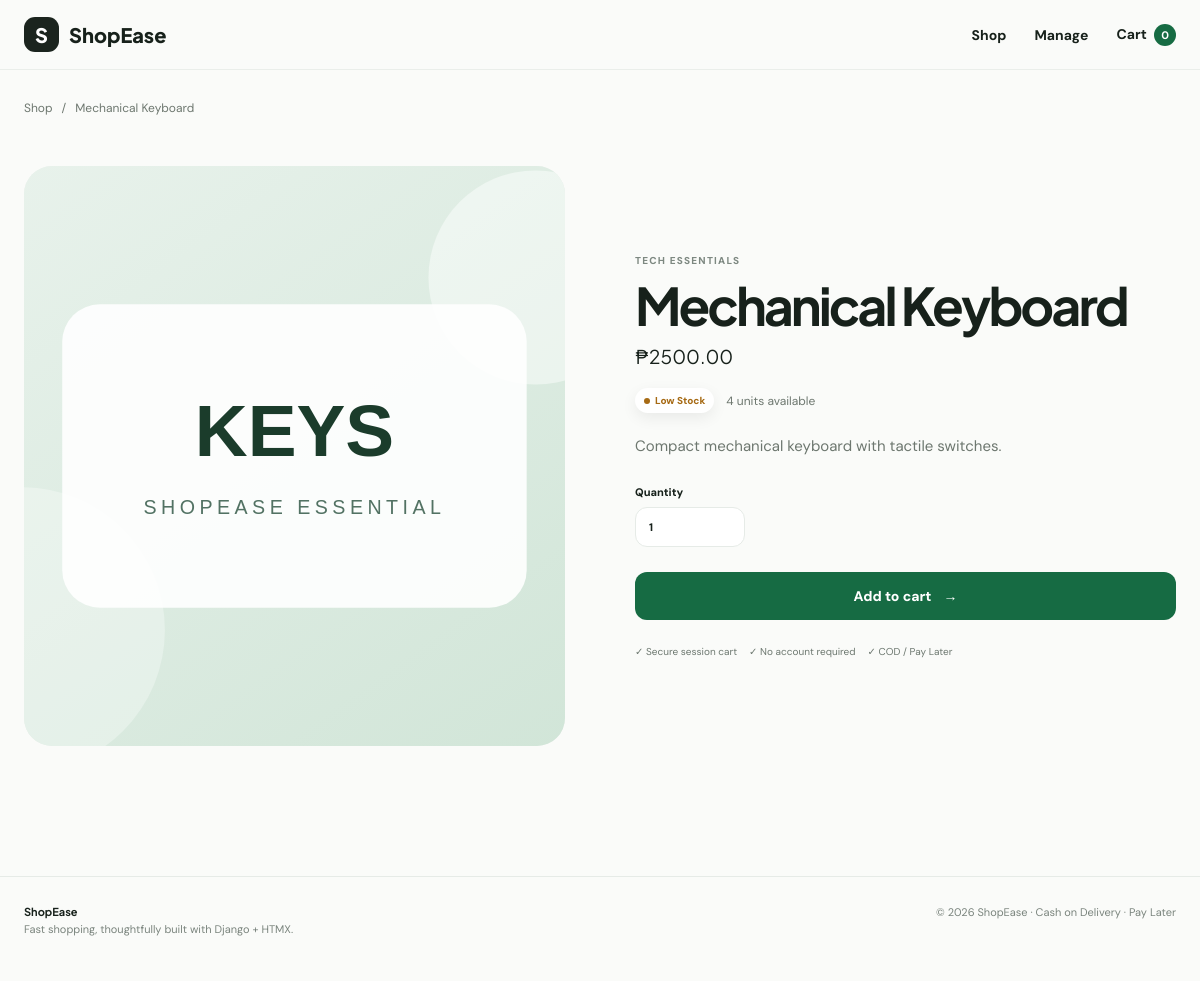
Screenshot of /products/2/ with the database file from the repository.
### store/models.py (models this page shows, shortened)
class Product(models.Model):
    name=models.CharField(max_length=160)
    category=models.ForeignKey(Category,on_delete=models.PROTECT,related_name='products')
    description=models.TextField()
    price=models.DecimalField(max_digits=10,decimal_places=2)
    stock=models.PositiveIntegerField(default=0)
    image=models.ImageField(upload_to='products/',blank=True,null=True)
    is_active=models.BooleanField(default=True)
    date_created=models.DateTimeField(auto_now_add=True)
    class Meta: ordering=['-date_created']
    @property
    def stock_label(self):
        if self.stock<=0:return 'Out of Stock'
        if self.stock<=5:return 'Low Stock'
        return 'In Stock'
    @property
    def stock_class(self):
        return {'Out of Stock':'out','Low Stock':'low','In Stock':'in'}[self.stock_label]

class Category(models.Model):
    name=models.CharField(max_length=80)
    slug=models.SlugField(max_length=90,unique=True)
    class Meta: ordering=['name']

### store/views.py (the view, shortened to what this page needs)
# urls.py: path('products/<int:pk>/',views.product_detail,name='product_detail'),
def product_detail(request,pk):
    p=get_object_or_404(Product.objects.select_related('category'),pk=pk,is_active=True)
    return render(request,'store/product_detail.html',{'product':p,'cart_count':cart_count(request)})

### store/views.py (called while the page is built)
def cart_data(request): return request.session.get(CART,{})

def cart_count(request): return sum(int(v) for v in cart_data(request).values())

### store/templates/store/product_detail.html
{% extends 'base.html' %}{% block title %}{{ product.name }} · ShopEase{% endblock %}{% block content %}<div class="breadcrumbs"><a href="{% url 'product_list' %}">Shop</a><span>/</span>{{ product.name }}</div><section class="detail-layout"><div class="detail-media">{% if product.image %}<img src="{{ product.image.url }}" alt="{{ product.name }}">{% else %}<div class="detail-placeholder">{{ product.name|slice:':1' }}</div>{% endif %}</div><div class="detail-copy"><div class="eyebrow">{{ product.category.name }}</div><h1>{{ product.name }}</h1><div class="detail-price">₱{{ product.price|floatformat:2 }}</div><div class="detail-stock">{% include 'store/partials/_stock_badge.html' %}<span>{{ product.stock }} unit{{ product.stock|pluralize }} available</span></div><p class="lead">{{ product.description }}</p>{% if error %}<div class="inline-alert" role="alert">{{ error }}</div>{% endif %}{% if product.stock %}<form method="post" hx-post="{% url 'product_detail' product.pk %}" hx-target="#detail-feedback" hx-indicator="#global-indicator">{% csrf_token %}<label class="qty-label">Quantity<input class="field-input qty" type="number" name="quantity" min="1" max="{{ product.stock }}" value="1"></label><button class="btn btn-primary btn-large" type="submit">Add to cart <span>→</span></button></form>{% else %}<button class="btn btn-muted btn-large" disabled>Currently unavailable</button>{% endif %}<div id="detail-feedback"></div><div class="trust-row"><span>✓ Secure session cart</span><span>✓ No account required</span><span>✓ COD / Pay Later</span></div></div></section>{% endblock %}

### templates/base.html (shortened to what this page needs)
{% load static %}<!doctype html><html lang="en"><head><link rel="stylesheet" href="{% static 'store/css/style.css' %}"></head><body hx-headers='{"X-CSRFToken": "{{ csrf_token }}"}'><header class="site-header"><div class="nav-wrap"><a class="brand" href="{% url 'product_list' %}"><span class="brand-mark">S</span><span>ShopEase</span></a><nav class="nav-links"><a href="{% url 'product_list' %}">Shop</a><a href="{% url 'product_manage' %}">Manage</a><a class="cart-link" href="{% url 'cart' %}">Cart <span id="cart-badge" class="badge">{{ cart_count|default:0 }}</span></a></nav></div></header><main class="page-shell">{% block content %}{% endblock %}</main><footer><div><strong>ShopEase</strong><span>Fast shopping, thoughtfully built with Django + HTMX.</span></div><div>© {% now 'Y' %} ShopEase · Cash on Delivery · Pay Later</div></footer></body></html>

### store/templates/store/partials/_stock_badge.html
<span class="stock-badge {{ product.stock_class }}"><i></i>{{ product.stock_label }}</span>

### store/static/store/css/style.css (style rules this page uses)
:root { --ink:#17211b;--muted:#6d776f;--line:#e6ebe7;--paper:#fff;--soft:#f5f7f4;--accent:#166b43;--accent2:#dff4e8;--dark:#1b241e;--danger:#b83c3c;--shadow:0 18px 50px rgba(22,37,28,.09) }
* { box-sizing:border-box }
html { scroll-behavior:smooth }
body { margin:0;color:var(--ink);background:#fafbf9;font-family:'DM Sans',system-ui,sans-serif }
a { color:inherit;text-decoration:none }
button,input,select,textarea { font:inherit }
.site-header { position:sticky;top:0;z-index:20;background:rgba(250,251,249,.92);backdrop-filter:blur(18px);border-bottom:1px solid rgba(230,235,231,.8) }
.nav-wrap { max-width:1200px;margin:auto;padding:17px 24px;display:flex;align-items:center;justify-content:space-between }
.brand { display:flex;gap:10px;align-items:center;font-family:'Plus Jakarta Sans';font-weight:800;font-size:20px }
.brand-mark { display:grid;place-items:center;width:35px;height:35px;border-radius:11px;background:var(--dark);color:#fff }
.nav-links { display:flex;align-items:center;gap:28px;font-size:14px;font-weight:700 }
.badge { display:inline-grid;place-items:center;min-width:22px;height:22px;padding:0 6px;border-radius:99px;background:var(--accent);color:#fff;font-size:11px;margin-left:4px }
.page-shell { max-width:1200px;margin:auto;padding:0 24px 70px }
.hero h1,.page-heading h1,.detail-copy h1,.success-page h1 { font-family:'Plus Jakarta Sans';font-size:clamp(42px,6vw,72px);line-height:1.02;letter-spacing:-3px;margin:20px 0 18px }
.filters input,.filters select,.field-input { display:block;width:100%;margin-top:8px;border:1px solid var(--line);background:#fff;border-radius:12px;padding:12px 13px;outline:none;color:var(--ink) }
.stock-badge { position:absolute;left:12px;top:12px;padding:6px 9px;border-radius:99px;background:#fff;font-size:10px;font-weight:800;box-shadow:0 5px 15px rgba(0,0,0,.07) }
.stock-badge i { display:inline-block;width:6px;height:6px;border-radius:50%;background:currentColor;margin-right:5px }
.stock-badge.low { color:#a66a14 }
.eyebrow { font-size:10px;text-transform:uppercase;letter-spacing:.12em;color:#7d8881;font-weight:800 }
.card-foot strong,.detail-price { font-family:'Plus Jakarta Sans';font-size:19px }
.btn { border:0;border-radius:12px;padding:12px 17px;font-weight:800;cursor:pointer;display:inline-flex;justify-content:center;gap:12px;align-items:center;transition:.2s }
.btn-primary { background:var(--accent);color:#fff }
.btn-large { padding:15px 20px;width:100%;font-size:14px }
.breadcrumbs { display:flex;gap:9px;padding:30px 0;color:var(--muted);font-size:12px }
.detail-layout { display:grid;grid-template-columns:1fr 1fr;gap:70px;align-items:center;padding:20px 0 60px }
.detail-media { height:580px;border-radius:28px;overflow:hidden;background:#edf1ee }
.detail-media img { width:100%;height:100%;object-fit:cover }
.detail-copy h1 { font-size:52px;margin:12px 0 }
.detail-stock { display:flex;gap:12px;align-items:center;margin:20px 0;color:var(--muted);font-size:12px }
.detail-stock .stock-badge { position:static }
.lead { color:var(--muted);line-height:1.8;font-size:15px }
.qty-label { display:block;font-size:11px;font-weight:800;margin:25px 0 }
.qty { max-width:110px }
.trust-row { display:flex;flex-wrap:wrap;gap:12px;margin-top:25px;color:#6c776f;font-size:10px }
footer { max-width:1200px;margin:auto;padding:28px 24px 45px;border-top:1px solid var(--line);display:flex;justify-content:space-between;color:#7a847d;font-size:11px }
footer div:first-child { display:grid;gap:4px }
footer strong { color:var(--ink);font-family:'Plus Jakarta Sans' }

### rows the page displays
Product: name "Mechanical Keyboard", image (picture), category.name "TECH ESSENTIALS", price "2500.00", stock_label "Low Stock", stock "4", description "Compact mechanical keyboard with tactile switches."

### other values shown
{{ cart_count|default:0 }} "0"
